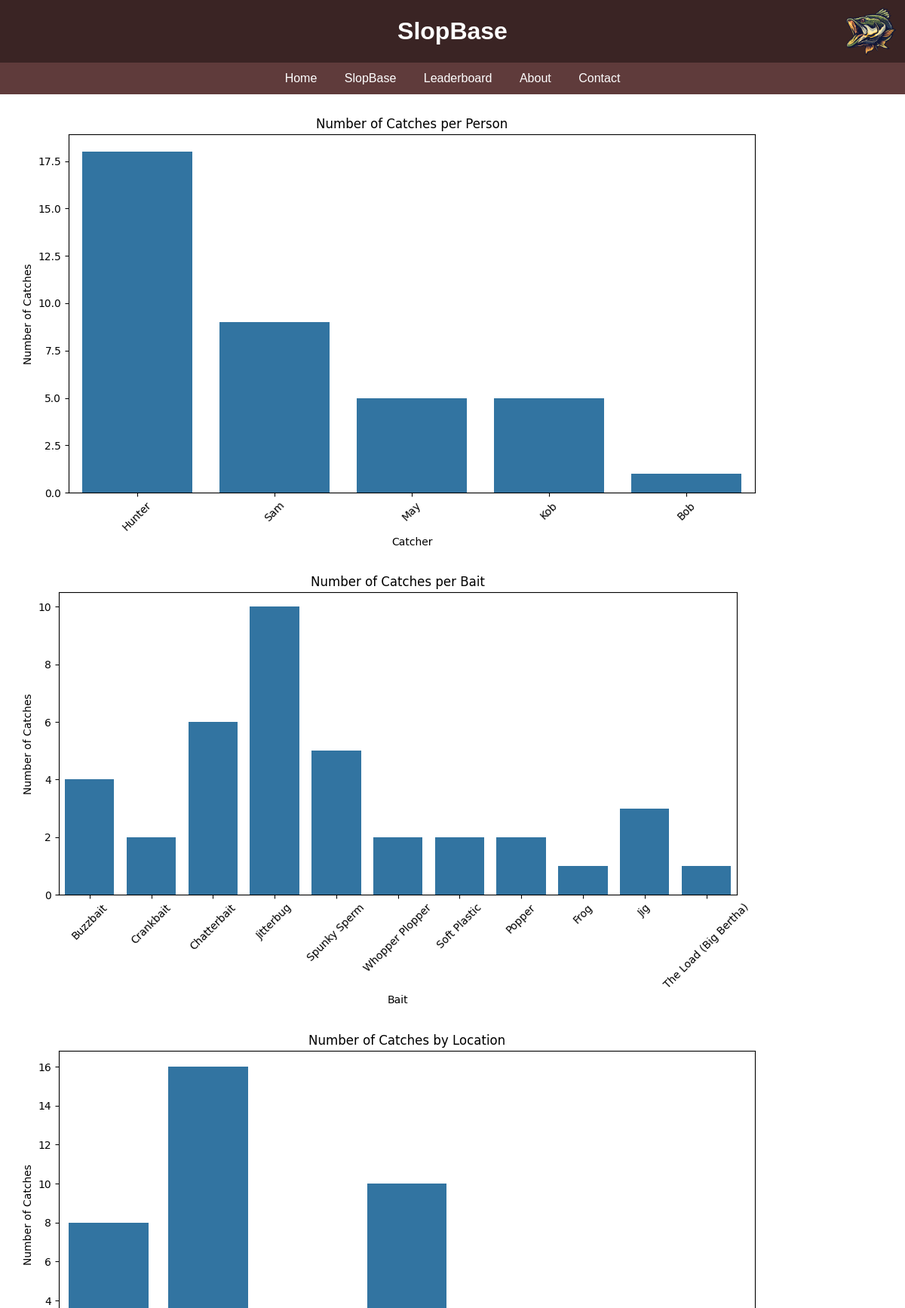
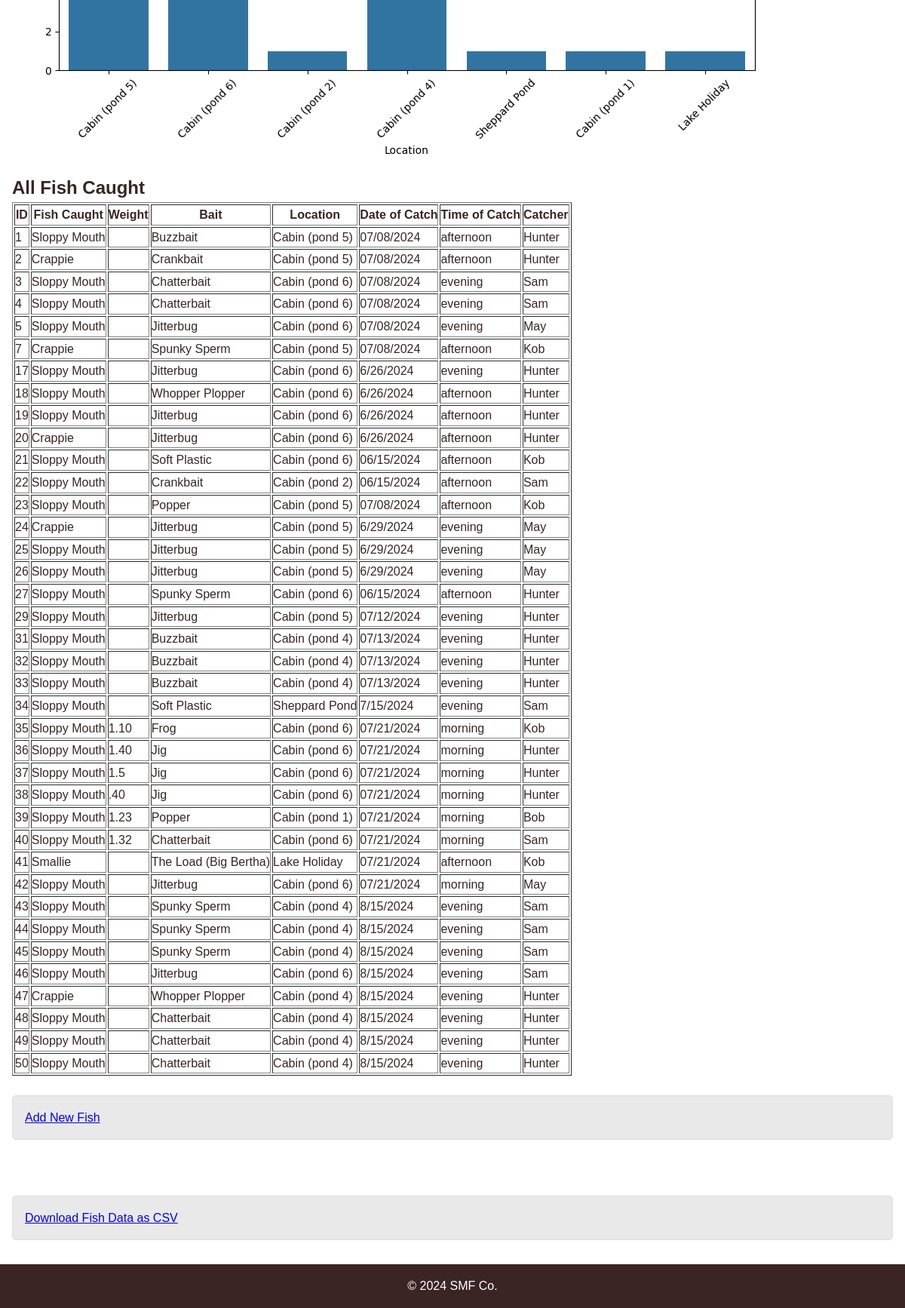
The page /database on the database its author committed (2 pictures, top to bottom).
### tables this page shows
CREATE TABLE fishcaught (
                    id INTEGER PRIMARY KEY AUTOINCREMENT,
                    fishcaught VARCHAR(255) NOT NULL,
                    weight VARCHAR(50),
                    bait VARCHAR(100),
                    location INTEGER,
                    dateofcatch DATE,
                    timeofcatch TIME,
                    catcher VARCHAR(100),
                    image TEXT
                );

### app.py (the view)
@app.route('/database')
def database():
    conn = sqlite3.connect(DB_FILE)
    c = conn.cursor()
    c.execute('''SELECT * FROM fishcaught''')
    fish_list = c.fetchall()
    df = pd.DataFrame(fish_list, columns=['id', 'fishcaught', 'weight', 'bait', 'location', 'dateofcatch', 'timeofcatch', 'catcher', 'image'])
    catches_per_person_img = plot_number_of_catches_per_person(df)
    catches_per_bait_img = plot_number_of_catches_per_bait(df)
    catches_by_location_img = plot_by_location(df)
    conn.close()
    return render_template('database.html', fish_list=fish_list,
                           catches_per_person_img=catches_per_person_img,
                           catches_per_bait_img=catches_per_bait_img,
                           catches_by_location_img=catches_by_location_img)

### app.py (called while the page is built)
def plot_number_of_catches_per_person(df):
    plt.figure(figsize=(10, 6))
    sns.countplot(x='catcher', data=df)
    plt.title('Number of Catches per Person')
    plt.xlabel('Catcher')
    plt.ylabel('Number of Catches')
    plt.xticks(rotation=45)
    plt.tight_layout()
    img_bytes = BytesIO()
    plt.savefig(img_bytes, format='png')
    img_bytes.seek(0)
    img_base64 = base64.b64encode(img_bytes.read()).decode('utf-8')
    plt.close()
    return img_base64

def plot_number_of_catches_per_bait(df):
    plt.figure(figsize=(10, 6))
    sns.countplot(x='bait', data=df)
    plt.title('Number of Catches per Bait')
    plt.xlabel('Bait')
    plt.ylabel('Number of Catches')
    plt.xticks(rotation=45)
    plt.tight_layout()
    img_bytes = BytesIO()
    plt.savefig(img_bytes, format='png')
    img_bytes.seek(0)
    img_base64 = base64.b64encode(img_bytes.read()).decode('utf-8')
    plt.close()
    return img_base64

def plot_by_location(df):
    plt.figure(figsize=(10, 6))
    sns.countplot(x='location', data=df)
    plt.title('Number of Catches by Location')
    plt.xlabel('Location')
    plt.ylabel('Number of Catches')
    plt.xticks(rotation=45)
    plt.tight_layout()
    img_bytes = BytesIO()
    plt.savefig(img_bytes, format='png')
    img_bytes.seek(0)
    img_base64 = base64.b64encode(img_bytes.read()).decode('utf-8')
    plt.close()
    return img_base64

### templates/database.html (shortened to what this page needs)
<!DOCTYPE html>
<html lang="en">
<head>
    <link rel="stylesheet" href="{{ url_for('static', filename='css/styles.css') }}">
</head>
<body class="page-default">
    <div class="wrapper">
        <header class="header-default">
            <img src="{{ url_for('static', filename='Images/Sloppy.png') }}" class="Logo">
            <div class="header-text">
                <h1>SlopBase</h1>
            </div>
        </header>
        <nav class="nav-default">
            <ul>
                <li><a href="{{ url_for('index') }}">Home</a></li>
                <li><a href="{{ url_for('database') }}">SlopBase</a></li>
                <li><a href="{{ url_for('leaderboard') }}">Leaderboard</a></li>
                <li><a href="{{ url_for('about') }}">About</a></li>
                <li><a href="{{ url_for('contact') }}">Contact</a></li>
            </ul>
        </nav>
        <main class="main-default">
            <img alt="Number of Catches per Person">
            <img alt="Number of Catches per Bait">
            <img alt="Number of Catches by Location">
            <h2>All Fish Caught</h2>
            {% if fish_list %}
                <table border="1">
                    <tr>
                        <th>ID</th>
                        <th>Fish Caught</th>
                        <th>Weight</th>
                        <th>Bait</th>
                        <th>Location</th>
                        <th>Date of Catch</th>
                        <th>Time of Catch</th>
                        <th>Catcher</th>
                    </tr>
                    {% for fish in fish_list %}
                    <tr>
                        <td>{{ fish[0] }}</td>
                        <td>{{ fish[1] }}</td>
                        <td>{{ fish[2] }}</td>
                        <td>{{ fish[3] }}</td>
                        <td>{{ fish[4] }}</td>
                        <td>{{ fish[5] }}</td>
                        <td>{{ fish[6] }}</td>
                        <td>{{ fish[7] }}</td>
                    </tr>
                    {% endfor %}
                </table>
            {% else %}
                <p>No fish caught yet.</p>
            {% endif %}
            <br>
            <section id="add-fish-section" class="section-default">
                <a href="{{ url_for('add_fish_form') }}" class="btn btn-primary">Add New Fish</a>
            </section>
        </main>
    </div>
    <br>
    <main class="main-default">
        <section id="download-csv-section" class="section-default">
            <a href="{{ url_for('download_csv') }}" class="btn btn-secondary">Download Fish Data as CSV</a>
        </section>
    </main>
    <footer class="footer-default">
        <p>&copy; 2024 SMF Co.</p>
    </footer>
</body>
</html>

### static/css/styles.css (style rules this page uses)
* { margin: 0; padding: 0; box-sizing: border-box; }
html, body { height: 100%; }
body { font-family: Arial, sans-serif; line-height: 1.6; background-color: #ffffff; color: #3a2424; display: flex; flex-direction: column; }
.wrapper { flex: 1; }
.header-default { position: relative; background: #3a2424; color: #fff; padding: 1rem 0; text-align: center; }
.header-text { flex: 1; text-align: center; }
.Logo { position: absolute; right: 10px; top: 50%; transform: translateY(-50%); max-width: 70px; max-height: 100px; }
.nav-default { background: #5f3b3b; color: #00000000; padding: 0.5rem; text-align: center; }
.nav-default ul { list-style: none; }
.nav-default ul li { display: inline; margin: 0 1rem; }
.nav-default ul li a { color: #ffffff; text-decoration: none; }
.main-default { padding: 1rem; flex: 1; }
.section-default { margin-bottom: 1rem; padding: 1rem; border-radius: 5px; background: #e9e9e9; border: 1px solid #ddd; }
.footer-default { text-align: center; padding: 1rem 0; background: #3a2424; color: #fff; }

### rows shown on the page
fishcaught: id "1", fishcaught "Sloppy Mouth", bait "Buzzbait", location "Cabin (pond 5)", dateofcatch "07/08/2024", timeofcatch "afternoon", catcher "Hunter"
fishcaught: id "2", fishcaught "Crappie", bait "Crankbait", location "Cabin (pond 5)", dateofcatch "07/08/2024", timeofcatch "afternoon", catcher "Hunter"
fishcaught: id "3", fishcaught "Sloppy Mouth", bait "Chatterbait", location "Cabin (pond 6)", dateofcatch "07/08/2024", timeofcatch "evening", catcher "Sam"
fishcaught: id "4", fishcaught "Sloppy Mouth", bait "Chatterbait", location "Cabin (pond 6)", dateofcatch "07/08/2024", timeofcatch "evening", catcher "Sam"
fishcaught: id "5", fishcaught "Sloppy Mouth", bait "Jitterbug", location "Cabin (pond 6)", dateofcatch "07/08/2024", timeofcatch "evening", catcher "May"
fishcaught: id "7", fishcaught "Crappie", bait "Spunky Sperm", location "Cabin (pond 5)", dateofcatch "07/08/2024", timeofcatch "afternoon", catcher "Kob"
fishcaught: id "17", fishcaught "Sloppy Mouth", bait "Jitterbug", location "Cabin (pond 6)", dateofcatch "6/26/2024", timeofcatch "evening", catcher "Hunter"
fishcaught: id "18", fishcaught "Sloppy Mouth", bait "Whopper Plopper", location "Cabin (pond 6)", dateofcatch "6/26/2024", timeofcatch "afternoon", catcher "Hunter"
fishcaught: id "19", fishcaught "Sloppy Mouth", bait "Jitterbug", location "Cabin (pond 6)", dateofcatch "6/26/2024", timeofcatch "afternoon", catcher "Hunter"
fishcaught: id "20", fishcaught "Crappie", bait "Jitterbug", location "Cabin (pond 6)", dateofcatch "6/26/2024", timeofcatch "afternoon", catcher "Hunter"
fishcaught: id "21", fishcaught "Sloppy Mouth", bait "Soft Plastic", location "Cabin (pond 6)", dateofcatch "06/15/2024", timeofcatch "afternoon", catcher "Kob"
fishcaught: id "22", fishcaught "Sloppy Mouth", bait "Crankbait", location "Cabin (pond 2)", dateofcatch "06/15/2024", timeofcatch "afternoon", catcher "Sam"
fishcaught: id "23", fishcaught "Sloppy Mouth", bait "Popper", location "Cabin (pond 5)", dateofcatch "07/08/2024", timeofcatch "afternoon", catcher "Kob"
fishcaught: id "24", fishcaught "Crappie", bait "Jitterbug", location "Cabin (pond 5)", dateofcatch "6/29/2024", timeofcatch "evening", catcher "May"
fishcaught: id "25", fishcaught "Sloppy Mouth", bait "Jitterbug", location "Cabin (pond 5)", dateofcatch "6/29/2024", timeofcatch "evening", catcher "May"
fishcaught: id "26", fishcaught "Sloppy Mouth", bait "Jitterbug", location "Cabin (pond 5)", dateofcatch "6/29/2024", timeofcatch "evening", catcher "May"
fishcaught: id "27", fishcaught "Sloppy Mouth", bait "Spunky Sperm", location "Cabin (pond 6)", dateofcatch "06/15/2024", timeofcatch "afternoon", catcher "Hunter"
fishcaught: id "29", fishcaught "Sloppy Mouth", bait "Jitterbug", location "Cabin (pond 5)", dateofcatch "07/12/2024", timeofcatch "evening", catcher "Hunter"
fishcaught: id "31", fishcaught "Sloppy Mouth", bait "Buzzbait", location "Cabin (pond 4)", dateofcatch "07/13/2024", timeofcatch "evening", catcher "Hunter"
fishcaught: id "32", fishcaught "Sloppy Mouth", bait "Buzzbait", location "Cabin (pond 4)", dateofcatch "07/13/2024", timeofcatch "evening", catcher "Hunter"
fishcaught: id "33", fishcaught "Sloppy Mouth", bait "Buzzbait", location "Cabin (pond 4)", dateofcatch "07/13/2024", timeofcatch "evening", catcher "Hunter"
fishcaught: id "34", fishcaught "Sloppy Mouth", bait "Soft Plastic", location "Sheppard Pond", dateofcatch "7/15/2024", timeofcatch "evening", catcher "Sam"
fishcaught: id "35", fishcaught "Sloppy Mouth", weight "1.10", bait "Frog", location "Cabin (pond 6)", dateofcatch "07/21/2024", timeofcatch "morning", catcher "Kob"
fishcaught: id "36", fishcaught "Sloppy Mouth", weight "1.40", bait "Jig", location "Cabin (pond 6)", dateofcatch "07/21/2024", timeofcatch "morning", catcher "Hunter"
fishcaught: id "37", fishcaught "Sloppy Mouth", weight "1.5", bait "Jig", location "Cabin (pond 6)", dateofcatch "07/21/2024", timeofcatch "morning", catcher "Hunter"
fishcaught: id "38", fishcaught "Sloppy Mouth", weight ".40", bait "Jig", location "Cabin (pond 6)", dateofcatch "07/21/2024", timeofcatch "morning", catcher "Hunter"
fishcaught: id "39", fishcaught "Sloppy Mouth", weight "1.23", bait "Popper", location "Cabin (pond 1)", dateofcatch "07/21/2024", timeofcatch "morning", catcher "Bob"
fishcaught: id "40", fishcaught "Sloppy Mouth", weight "1.32", bait "Chatterbait", location "Cabin (pond 6)", dateofcatch "07/21/2024", timeofcatch "morning", catcher "Sam"
fishcaught: id "41", fishcaught "Smallie", bait "The Load (Big Bertha)", location "Lake Holiday", dateofcatch "07/21/2024", timeofcatch "afternoon", catcher "Kob"
fishcaught: id "42", fishcaught "Sloppy Mouth", bait "Jitterbug", location "Cabin (pond 6)", dateofcatch "07/21/2024", timeofcatch "morning", catcher "May"
fishcaught: id "43", fishcaught "Sloppy Mouth", bait "Spunky Sperm", location "Cabin (pond 4)", dateofcatch "8/15/2024", timeofcatch "evening", catcher "Sam"
fishcaught: id "44", fishcaught "Sloppy Mouth", bait "Spunky Sperm", location "Cabin (pond 4)", dateofcatch "8/15/2024", timeofcatch "evening", catcher "Sam"
fishcaught: id "45", fishcaught "Sloppy Mouth", bait "Spunky Sperm", location "Cabin (pond 4)", dateofcatch "8/15/2024", timeofcatch "evening", catcher "Sam"
fishcaught: id "46", fishcaught "Sloppy Mouth", bait "Jitterbug", location "Cabin (pond 6)", dateofcatch "8/15/2024", timeofcatch "evening", catcher "Sam"
fishcaught: id "47", fishcaught "Crappie", bait "Whopper Plopper", location "Cabin (pond 4)", dateofcatch "8/15/2024", timeofcatch "evening", catcher "Hunter"
fishcaught: id "48", fishcaught "Sloppy Mouth", bait "Chatterbait", location "Cabin (pond 4)", dateofcatch "8/15/2024", timeofcatch "evening", catcher "Hunter"
fishcaught: id "49", fishcaught "Sloppy Mouth", bait "Chatterbait", location "Cabin (pond 4)", dateofcatch "8/15/2024", timeofcatch "evening", catcher "Hunter"
fishcaught: id "50", fishcaught "Sloppy Mouth", bait "Chatterbait", location "Cabin (pond 4)", dateofcatch "8/15/2024", timeofcatch "evening", catcher "Hunter"
